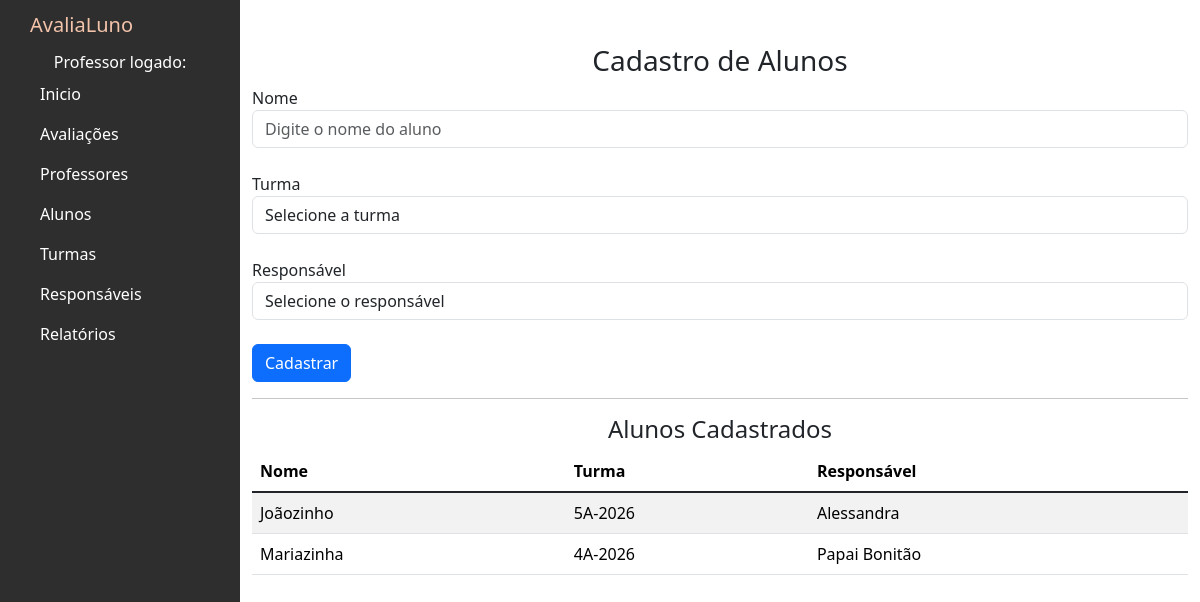
Before: /alunos with the older database file.
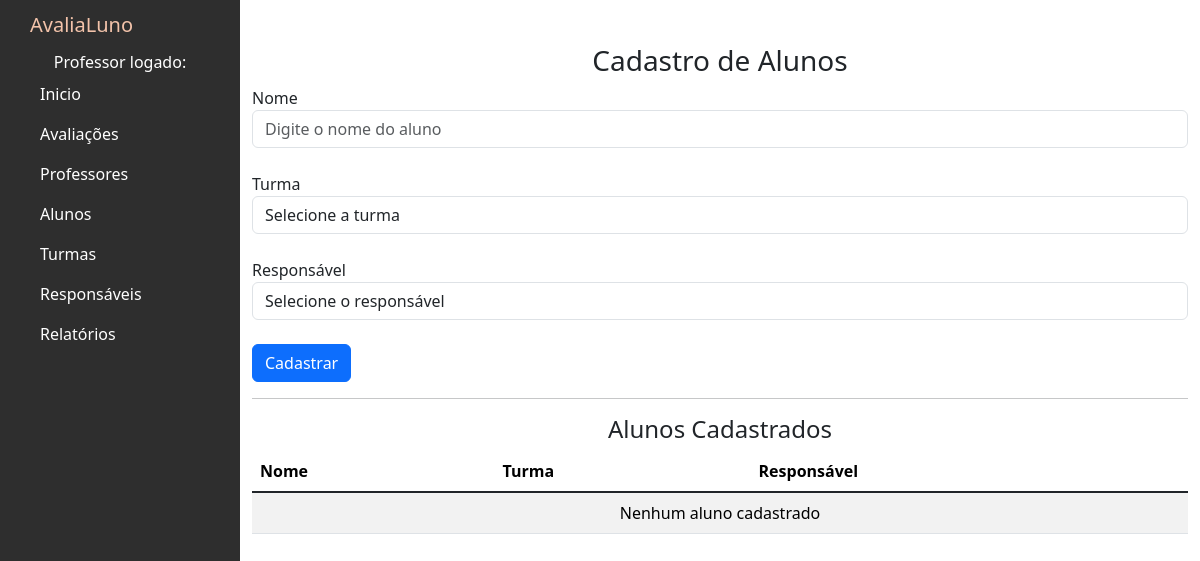
After: the same page with the newer database file.
### avaliacoes/models.py (models this page shows, shortened)
class Aluno(models.Model):
    nome = models.CharField(max_length=100)
    turma = models.ForeignKey(Turma, on_delete=models.PROTECT)
    responsavel = models.ForeignKey(Responsavel, on_delete=models.PROTECT)
    class Meta:
        verbose_name = "Aluno"
        verbose_name_plural = "Alunos"

class Turma(models.Model):
    nome = models.CharField(max_length=100)
    class Meta:
        verbose_name = "Turma"
        verbose_name_plural = "Turmas" # Define o nome plural personalizado

class Responsavel(models.Model):
    nome = models.CharField(max_length=100)
    email = models.EmailField()
    class Meta:
        verbose_name = "Responsável"
        verbose_name_plural = "Responsáveis" # Define o nome plural personalizado

### avaliacoes/views.py (the view)
# urls.py: path('alunos',views.alunos,name='alunos'),
def alunos(request):
    if request.method == 'POST':
        Aluno.objects.create(
            nome=request.POST.get('nome'),
            turma_id=request.POST.get('turma'),
            responsavel_id=request.POST.get('responsavel')
        )
    lista_alunos = Aluno.objects.select_related('turma', 'responsavel').all()
    lista_turmas = Turma.objects.all()
    lista_responsaveis = Responsavel.objects.all()
    return render(
        request,
        'alunos.html',
        {
            'lista_alunos': lista_alunos,
            'lista_turmas': lista_turmas,
            'lista_responsaveis': lista_responsaveis
        }
    )

### avaliacoes/templates/alunos.html (shortened to what this page needs)
{% extends 'base.html' %}
{% block content %}
<h3 class="text-center">Cadastro de Alunos</h3>
<form method="POST">
  <div class="form-group">
    <label>Nome</label>
    <input
      type="text"
      name="nome"
      class="form-control"
      placeholder="Digite o nome do aluno"
      required
    >
  </div>
  <br>
  <div class="form-group">
    <label>Turma</label>
    <select name="turma" class="form-control" required>
      <option value="">Selecione a turma</option>
    </select>
  </div>
  <br>
  <div class="form-group">
    <label>Responsável</label>
    <select name="responsavel" class="form-control" required>
      <option value="">Selecione o responsável</option>
    </select>
  </div>
  <br>
  <button type="submit" class="btn btn-primary">Cadastrar</button>
</form>
<hr>
<h4 class="text-center">Alunos Cadastrados</h4>
<table class="table table-striped">
  <thead>
    <tr>
      <th>Nome</th>
      <th>Turma</th>
      <th>Responsável</th>
    </tr>
  </thead>
  <tbody>
    {% for aluno in lista_alunos %}
      <tr>
        <td>{{ aluno.nome }}</td>
        <td>{{ aluno.turma.nome }}</td>
        <td>{{ aluno.responsavel.nome }}</td>
      </tr>
    {% empty %}
      <tr>
        <td colspan="3" class="text-center">Nenhum aluno cadastrado</td>
      </tr>
    {% endfor %}
  </tbody>
</table>
{% endblock %}

Changed rows visible on the page:
removed Aluno: nome "Joãozinho", turma.nome "5A-2026", responsavel.nome "Alessandra"
removed Aluno: nome "Mariazinha", turma.nome "4A-2026", responsavel.nome "Papai Bonitão"
Other visible differences:
text now shown: "Nenhum aluno cadastrado"
